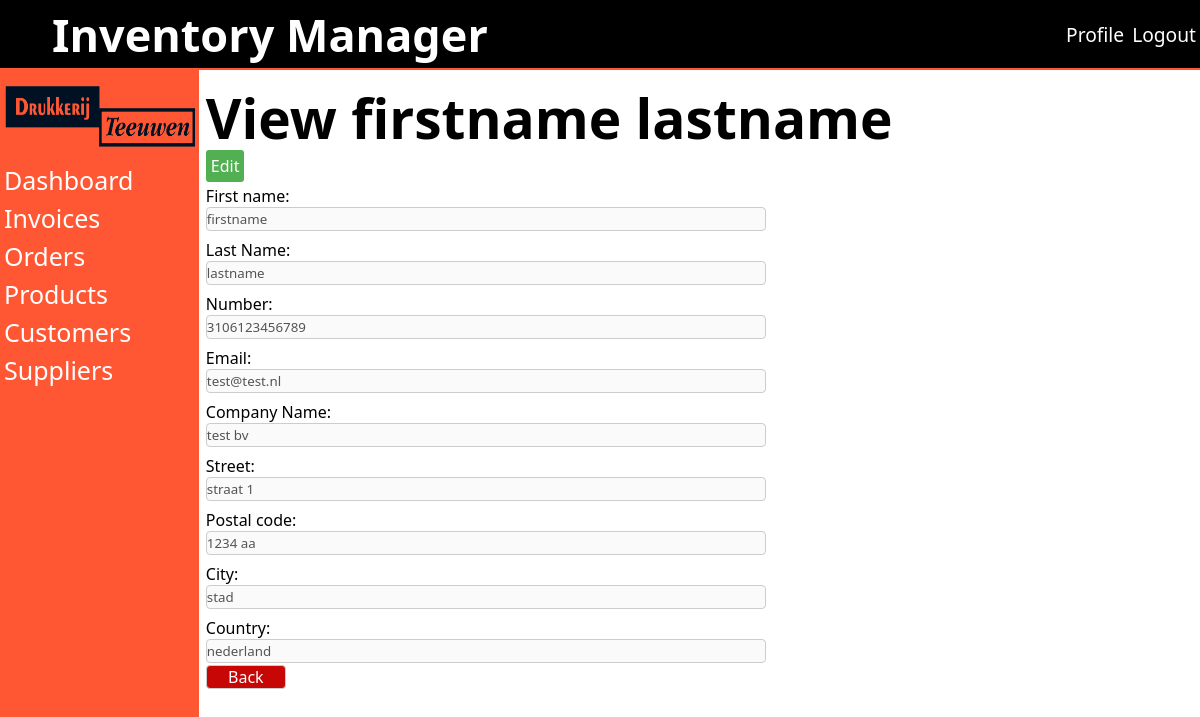
The page /public/view-customer.php?id=167 (signed in) on the database its author committed.
### tables this page shows
CREATE TABLE `customers` (
  `id` int(11) NOT NULL,
  `first_name` varchar(90) NOT NULL,
  `last_name` varchar(90) NOT NULL,
  `company_name` varchar(60) NOT NULL,
  `number` varchar(15) NOT NULL,
  `email` varchar(200) NOT NULL,
  `street` varchar(90) NOT NULL,
  `postcode` varchar(8) NOT NULL,
  `city` varchar(90) NOT NULL,
  `country` varchar(60) NOT NULL
);

### public/view-customer.php (the view, shortened to what this page needs)
<?php
require_once '../src/inc/session_check.php';
$id = $_GET['id'];
$sql = "SELECT * FROM customers WHERE id='$id'";
$result = $con->query($sql);
$row = $result->fetch_assoc();
?>
<h1>View
    <?php echo $row['first_name'] . ' ' . $row['last_name']; ?>
</h1>
<a class="edit-data" href="editCustomers.php?id=<?php echo $id; ?>">Edit</a>
<div class="form-container">
    <form action="">
        <label for="">First name:</label>
        <input type="text" value="<?php echo $row['first_name']; ?>" disabled>
        <label for="">Last Name:</label>
        <input type="text" value="<?php echo $row['last_name']; ?>" disabled>
        <label for="">Number:</label>
        <input type="text" value="<?php echo $row['number']; ?>" disabled>
        <label for="">Email:</label>
        <input type="text" value="<?php echo $row['email']; ?>" disabled>
        <label for="">Company Name:</label>
        <input type="text" value="<?php echo $row['company_name']; ?>" disabled>
        <label for="">Street:</label>
        <input type="text" value="<?php echo $row['street']; ?>" disabled>
        <label for="">Postal code:</label>
        <input type="text" value="<?php echo $row['postcode']; ?>" disabled>
        <label for="">City:</label>
        <input type="text" value="<?php echo $row['city']; ?>" disabled>
        <label for="">Country:</label>
        <input type="text" value="<?php echo $row['country']; ?>" disabled>
        <a class="cancel-button" href="products.php">Back</a>
    </form>
</div>

### assets/CSS/main.css (style rules this page uses)
* { box-sizing: border-box; font-family: system-ui, -apple-system, BlinkMacSystemFont, 'Segoe UI', Roboto, Oxygen, Ubuntu, Cantarell, 'Open Sans', 'Helvetica Neue', sans-serif; margin: 0px; padding: 0px; }
a { text-decoration: none; }
.main-content h1 { font-size: 55px; }
.edit-data { padding: 5px; border-radius: 3px; background: #53b052; color: white; }
.cancel-button { display: flex; justify-content: center; align-items: center; margin: 2px 0px; height: 3vh; width: 10vh; color: white; background: #c70606; border: 1px solid #ccc; border-radius: 4px; }
.form-container { width: 70vh; height: 80vh; }
.form-container form { display: flex; flex-direction: column; justify-content: flex-start; }
.form-container form label { margin-top: 8px; }
.form-container form input[type=text], input[type=number], select { width: 100%; height: 3vh; display: inline-block; border: 1px solid #ccc; border-radius: 4px; box-sizing: border-box; }

### rows shown on the page
customers: first_name "firstname", last_name "lastname", number "3106123456789", email "test@test.nl", company_name "test bv", street "straat 1", postcode "1234 aa", city "stad", country "nederland"
